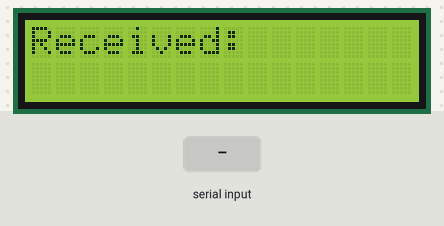
Bench run of a sketch on a simulated Arduino Uno, built with avr-gcc and run on an emulated ATmega328P. Parts: 16×2 character LCD. The inputs (shaded band) are chosen by the test bench.

Above: at 1.2 s.
1.3 s: byte 30 received over Serial
2.8 s: byte 90 received over Serial
At 3.7 s:
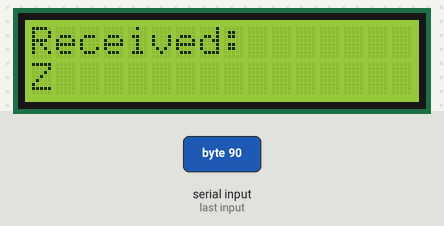
4.3 s: byte 120 received over Serial
At 5.1 s:
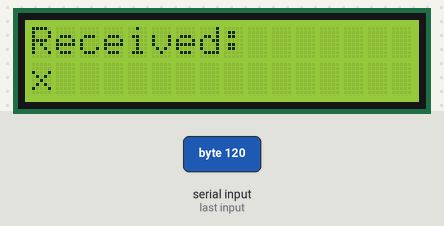
Timing chart, 0 to 7.3 s (numbered marks = the images above; inputs shaded):
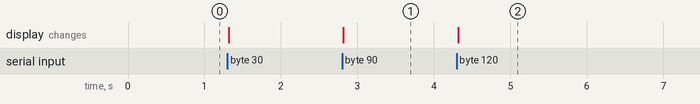

The sketch:

code.ino
```cpp
#include <Wire.h>
#include <LiquidCrystal_I2C.h>
LiquidCrystal_I2C lcd(0x27,16,2);
char receivedChar;

void setup() {
  Serial.begin(115200);
  lcd.init();
  lcd.backlight();
}

// Loop forever
void loop() {
  // If serial data is pending, read, capitalize and write the character
  if (Serial.available())
    receivedChar = Serial.read(); // Đọc dữ liệu từ cổng Serial

    // In ký tự lên màn hình LCD
    lcd.setCursor(0, 0); // Đặt con trỏ ở hàng 1, cột 1
    lcd.print("Received: ");
    lcd.setCursor(0, 1); // Đặt con trỏ ở hàng 2, cột 1
    lcd.print(receivedChar);
}
```

Measured:
- after the input at 2.8 s, the display: changes at once (image 1)
- after the input at 4.3 s, the display: changes at once (image 2)
